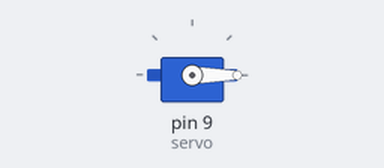
Recording of a sketch running on a simulated Arduino Uno, built with avr-gcc and run on an emulated ATmega328P. Shown: servo.

Above: at 0.05 s.
Timing chart, 0 to 3.7 s (numbered marks = the images above):
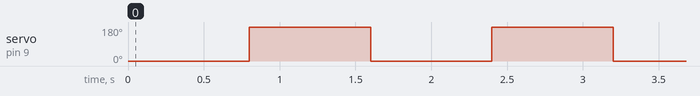

The sketch:

ServoSweep.ino
```cpp
#include <Servo.h>

Servo servo;

void setup() {
  servo.attach(9);
}

void loop() {
  servo.write(0);
  delay(800);
  servo.write(180);
  delay(800);
}
```

Measured:
- by itself, servo on pin 9 (servo): alternates 180° for 0.80 s and 0° for 0.80 s
